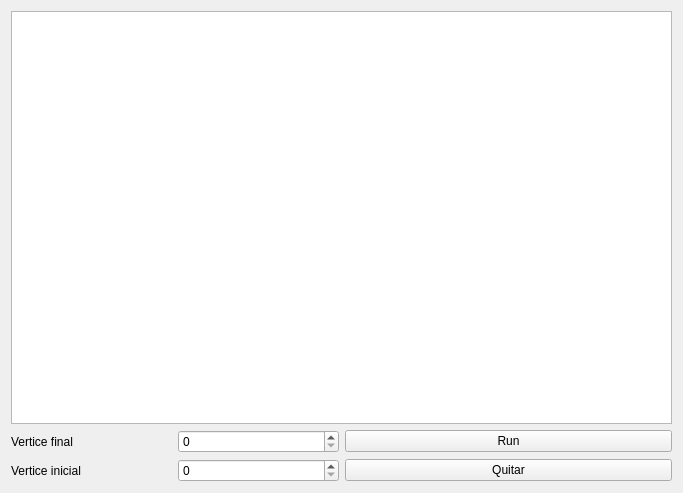
<?xml version="1.0" encoding="UTF-8"?>
<ui version="4.0">
 <class>Widget</class>
 <widget class="QWidget" name="Widget">
  <property name="geometry">
   <rect>
    <x>0</x>
    <y>0</y>
    <width>683</width>
    <height>493</height>
   </rect>
  </property>
  <property name="windowTitle">
   <string>Widget</string>
  </property>
  <layout class="QGridLayout" name="gridLayout_5">
   <item row="0" column="0">
    <widget class="QListWidget" name="cuadro"/>
   </item>
   <item row="1" column="0">
    <layout class="QGridLayout" name="gridLayout_4">
     <item row="0" column="0" rowspan="2">
      <layout class="QGridLayout" name="gridLayout_3">
       <item row="0" column="0">
        <layout class="QGridLayout" name="gridLayout_2">
         <item row="0" column="0">
          <widget class="QLabel" name="label_2">
           <property name="text">
            <string>Vertice final</string>
           </property>
          </widget>
         </item>
         <item row="0" column="1">
          <widget class="QSpinBox" name="NVertice_2"/>
         </item>
        </layout>
       </item>
       <item row="1" column="0">
        <layout class="QGridLayout" name="gridLayout">
         <item row="0" column="0">
          <widget class="QLabel" name="label">
           <property name="text">
            <string>Vertice inicial</string>
           </property>
          </widget>
         </item>
         <item row="0" column="1">
          <widget class="QSpinBox" name="NVertice"/>
         </item>
        </layout>
       </item>
      </layout>
     </item>
     <item row="0" column="1">
      <widget class="QPushButton" name="Run">
       <property name="text">
        <string>Run</string>
       </property>
      </widget>
     </item>
     <item row="1" column="1">
      <widget class="QPushButton" name="Quitar">
       <property name="text">
        <string>Quitar</string>
       </property>
      </widget>
     </item>
    </layout>
   </item>
  </layout>
 </widget>
 <resources/>
 <connections/>
</ui>
